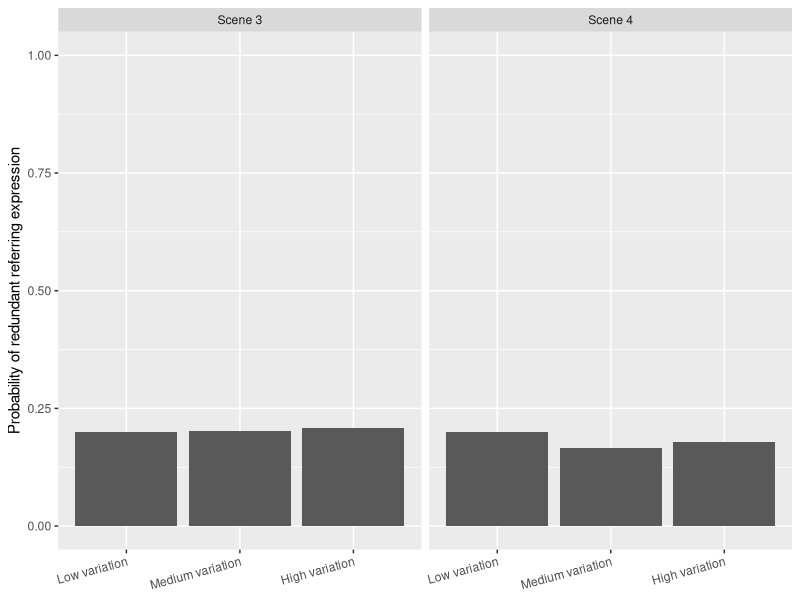
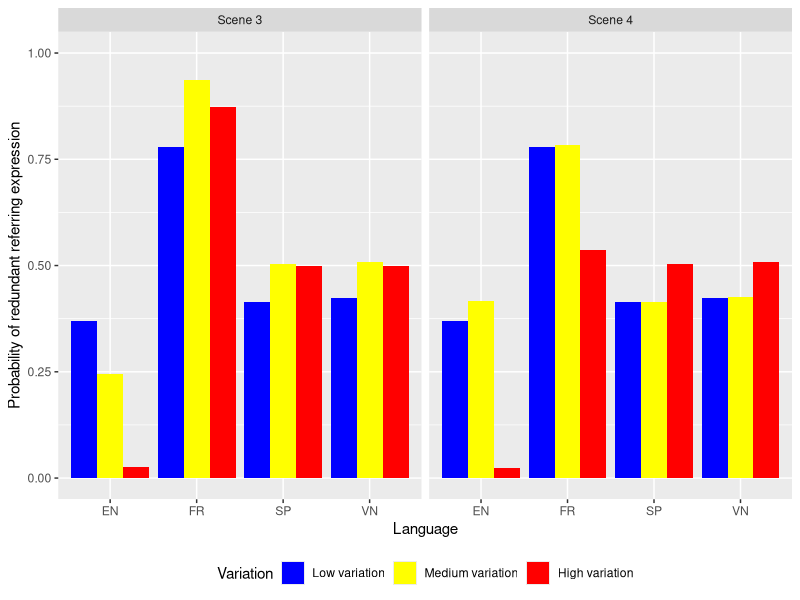
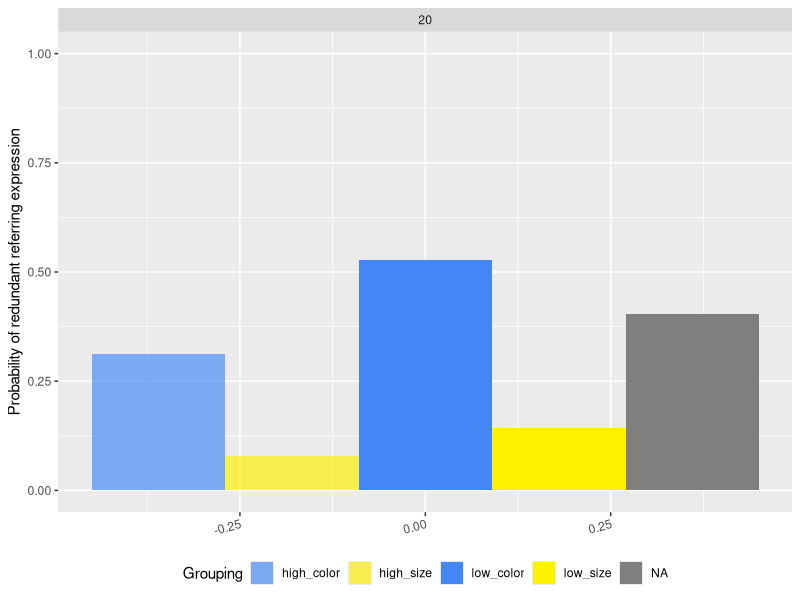
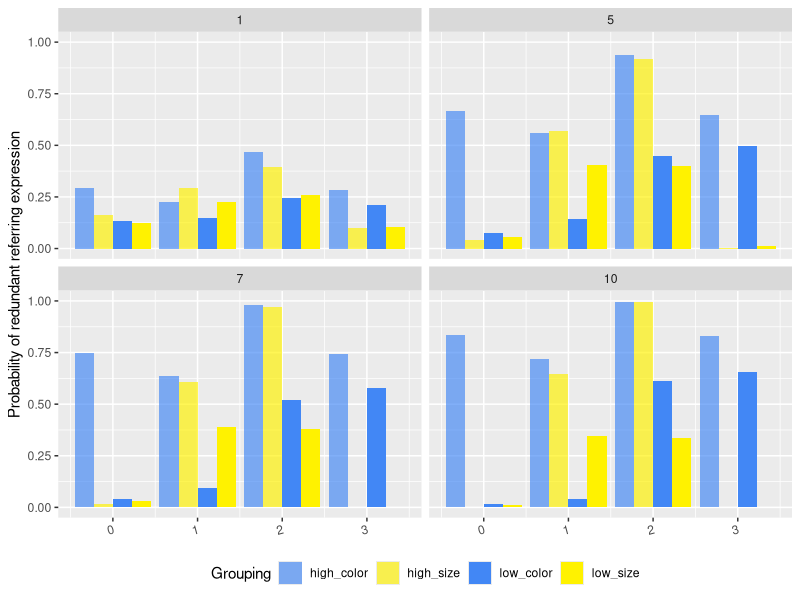
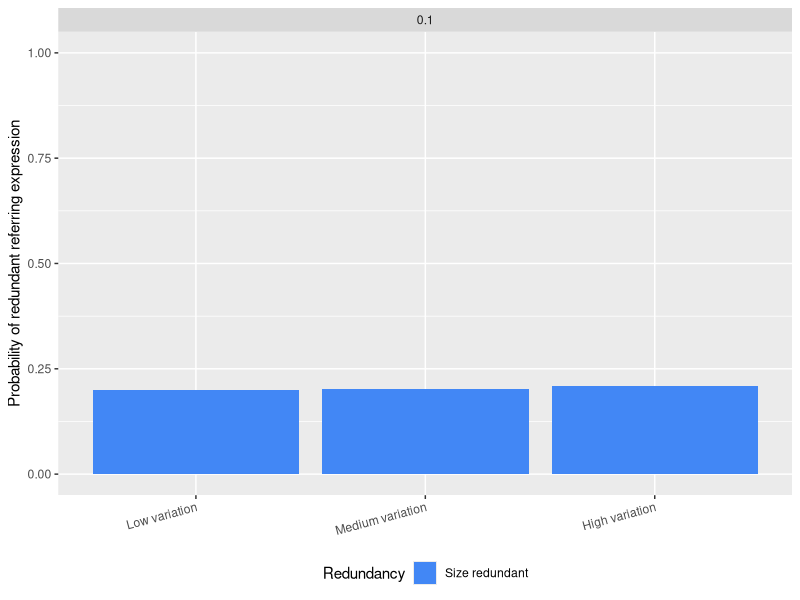
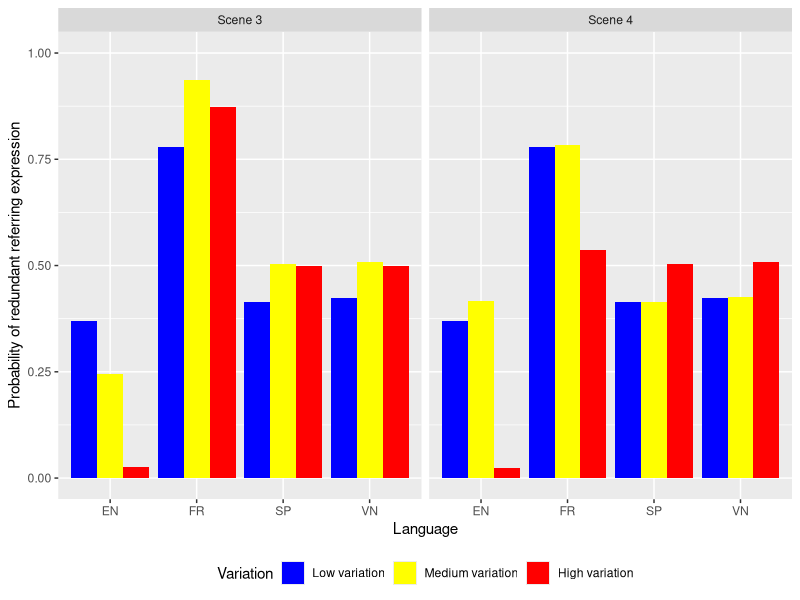
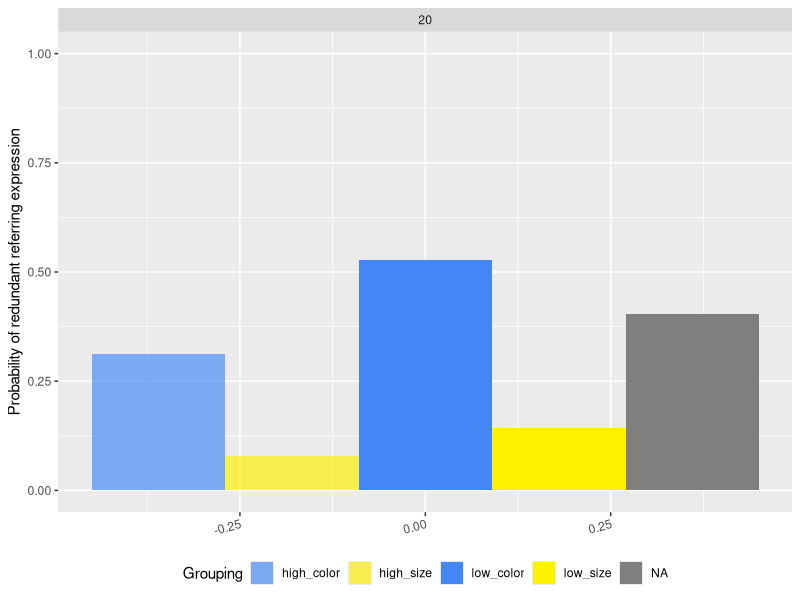
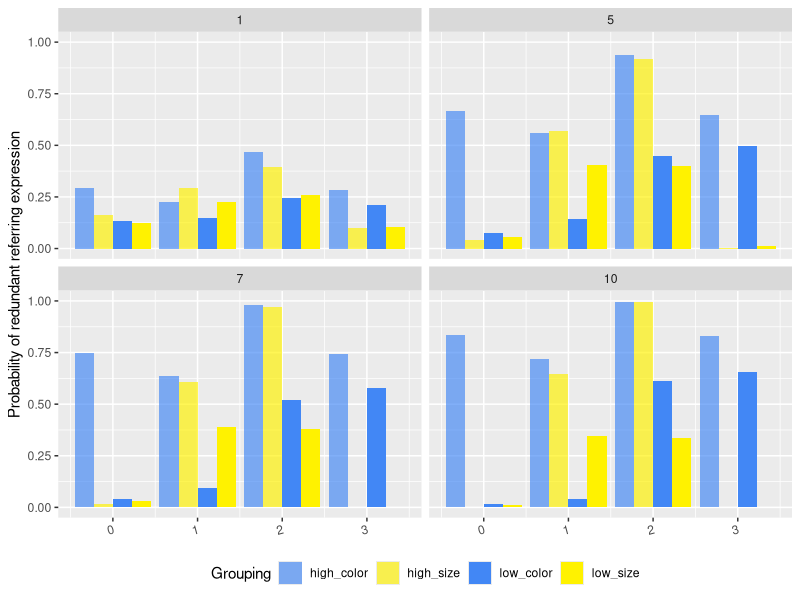

Generate these figures, in order, with R: (Note: this script raises an error after producing the figures.)
# plots the model predictions obtained by Angelique and Manh in summer 2022

library(tidyverse)
library(grid)
library(gridExtra)
library(cowplot)
library(viridis)
library(jsonlite)

setwd(dirname(rstudioapi::getActiveDocumentContext()$path))

d = read_csv("model_output/data.csv",skip_empty_rows=TRUE) %>% 
  drop_na()
summary(d)
view(d)
nrow(d)
d_global = read_csv("model_output/data_global.csv",skip_empty_rows=TRUE) %>% 
  drop_na() %>% filter(global_inc == "global")
d_all_new = read_csv("model_output/data_newer.csv")
d_all_new = d_all_new %>% mutate(LangAbr = case_when (
  Language == "0" ~ "EN",
  Language == "1" ~ "SP",
  Language == "2" ~ "FR",
  Language == "3" ~ "VN",
))

dodge = position_dodge(.9)
# CONTEXT 1A AND 1B
# 3 pins varying in color and size, noun uninformative
# 1A: "color-redundant"
# 1B: "size-redundant"    
d_no_cost = d_global %>%
  filter(adj_cost == 0.0) %>%
  mutate(ContextType = case_when(  
    Name == "exp_color_redundant" ~ "Low variation",
    Name == "exp_size_redundant" ~ "Low variation",
    Name == "exp_size_redundant_high"~ "High variation",
    Name == "exp_color_redundant_high" ~ "High variation",    
    TRUE ~ "other")) %>%
  mutate(Redundancy = case_when(  
    Name == "exp_color_redundant" ~ "Color redundant",
    Name == "exp_size_redundant" ~ "Size redundant",
    Name == "exp_size_redundant_high"~ "Size redundant",
    Name == "exp_color_redundant_high" ~ "Color redundant",    
    TRUE ~ "other")) %>%
  mutate(Grouping = case_when(
    ContextType == "Low variation" & Redundancy == "Color redundant" ~ "low_color",
    ContextType == "High variation" & Redundancy == "Color redundant" ~ "high_color",
    ContextType == "Low variation" & Redundancy == "Size redundant" ~ "low_size",
    ContextType == "High variation" & Redundancy == "Size redundant" ~ "high_size",
  )) %>%
  group_by(Language, global_inc, alpha) %>% 
  ungroup()

d_with_cost = d %>%
  filter(adj_cost == 0.1 & noun_cost == 0.1) %>%
  mutate(ContextType = case_when(  
  Name == "exp_color_redundant" ~ "Low variation",
  Name == "exp_size_redundant" ~ "Low variation",
  Name == "exp_size_redundant_high"~ "High variation",
  Name == "exp_color_redundant_high" ~ "High variation",    
  TRUE ~ "other")) %>%
  mutate(Redundancy = case_when(  
    Name == "exp_color_redundant" ~ "Color redundant",
    Name == "exp_size_redundant" ~ "Size redundant",
    Name == "exp_size_redundant_high"~ "Size redundant",
    Name == "exp_color_redundant_high" ~ "Color redundant",    
    TRUE ~ "other")) %>%
  mutate(Grouping = case_when(
    ContextType == "Low variation" & Redundancy == "Color redundant" ~ "low_color",
    ContextType == "High variation" & Redundancy == "Color redundant" ~ "high_color",
    ContextType == "Low variation" & Redundancy == "Size redundant" ~ "low_size",
    ContextType == "High variation" & Redundancy == "Size redundant" ~ "high_size",
  ))

d_global_5 = d_all_new %>%
  filter(global_inc=="global") %>%
  mutate(ContextType = case_when(  
    grepl("low",Name) ~ "Low variation",
    grepl("medium",Name) ~ "Medium variation",
    grepl("high",Name) ~ "High variation",
    TRUE ~ "other")) %>%
  mutate(Redundancy = case_when(  
    grepl("color",Name) ~ "Color redundant",
    grepl("size",Name) ~ "Size redundant",
    TRUE ~ "other")) %>%
  mutate(Grouping = case_when(
    ContextType == "Low variation" & Redundancy == "Color redundant" ~ "low_color",
    ContextType == "High variation" & Redundancy == "Color redundant" ~ "high_color",
    ContextType == "Low variation" & Redundancy == "Size redundant" ~ "low_size",
    ContextType == "High variation" & Redundancy == "Size redundant" ~ "high_size",
    ContextType == "Medium variation" & Redundancy == "Size redundant" ~ "medium_size",
    ContextType == "Medium variation" & Redundancy == "Color redundant" ~ "medium_color",
  ))

d_global_all = d_all_new %>%
  filter(global_inc=="global") %>%
  mutate(ContextType = case_when(  
    grepl("low",Name) ~ "Low variation",
    grepl("medium",Name) ~ "Medium variation",
    grepl("high",Name) ~ "High variation",
    TRUE ~ "other")) %>%
  mutate(sceneName = case_when(  
    grepl("3",Name) ~ "Scene 3",
    grepl("4",Name) ~ "Scene 4",
    TRUE ~ "other") )
type_order = c("Low variation", "Medium variation", "High variation")

ggplot(d_global_all, aes(x=factor(ContextType,level = type_order),y=output)) +
  geom_bar(stat="identity",position=dodge) +
  scale_fill_manual(values =c("#4287f5AA")) +
  facet_wrap(~sceneName, nrow = 1) +
  ylim(0,1) +
  ylab("Probability of redundant referring expression") +
  theme(axis.text.x = element_text(angle=15,hjust=1,vjust=1),legend.position="bottom",axis.title.x=element_blank())


d_inc_all = d_all_new %>%
  filter(global_inc=="inc") %>%
  mutate(ContextType = case_when(  
   grepl("low",Name) ~ "Low variation",
   grepl("medium",Name) ~ "Medium variation",
   grepl("high",Name) ~ "High variation",
    TRUE ~ "other")) %>%
  mutate(sceneName = case_when(  
    grepl("3",Name) ~ "Scene 3",
    grepl("4",Name) ~ "Scene 4",
    TRUE ~ "other") )
ggplot(d_inc_all, aes(x=LangAbr,y=output, fill = factor(ContextType,level = type_order))) +
  geom_bar(stat="identity",position=dodge) +
  scale_fill_manual(values =c("blue","yellow","red")) +
  facet_wrap(~sceneName, nrow = 1) +
  ylim(0,1) +
  labs(y = "Probability of redundant referring expression", fill = "Variation", x = "Language") +
  theme(legend.position="bottom")

ggsave(file="test_graph_3_4_inc.pdf",width=7,height=5)

ggplot(d_no_cost, aes(x=Language,y=output,fill=Grouping)) +
  geom_bar(stat="identity",position=dodge) +
  scale_fill_manual(values =c("#4287f5AA","#fff200AA","#4287f5","#fff200")) +
  facet_wrap(~alpha, nrow = 2) +
  ylim(0,1) +
  ylab("Probability of redundant referring expression") +
  theme(axis.text.x = element_text(angle=15,hjust=1,vjust=1),legend.position="bottom",axis.title.x=element_blank())
ggsave(file="no_cost.pdf",width=7,height=5)

ggplot(d_with_cost, aes(x=Language,y=output,fill=Grouping)) +
  geom_bar(stat="identity",position=dodge) +
  scale_fill_manual(values =c("#4287f5AA","#fff200AA","#4287f5","#fff200")) +
  facet_wrap(~alpha, nrow = 2) +
  ylim(0,1) +
  ylab("Probability of redundant referring expression") +
  theme(axis.text.x = element_text(angle=15,hjust=1,vjust=1),legend.position="bottom",axis.title.x=element_blank())
ggsave(file="withcost.pdf",width=7,height=5)

type_order = c("Low variation", "Medium variation", "High variation")
ggplot(d_global_5, aes(x=factor(ContextType,level = type_order),y=output,fill=Redundancy)) +
  geom_bar(stat="identity",position=dodge) +
  scale_fill_manual(values =c("#4287f5","#fff200")) +
  facet_wrap(~adj_cost, nrow = 2) +
  ylim(0,1) +
  ylab("Probability of redundant referring expression") +
  theme(axis.text.x = element_text(angle=15,hjust=1,vjust=1),legend.position="bottom",axis.title.x=element_blank())
ggsave(file="withcost.pdf",width=7,height=5)






#Stefan's code below this--->
# just spanish and english
d_noun_uninf = d %>% 
  filter(Context %in% c("1A", "1B") & Language %in% c("Spanish","English")) %>% 
  mutate(ContextType = case_when(  
    Context == "1A" ~ "Redundant color adjective",
    Context == "1B" ~ "Redundant size adjective",    
    TRUE ~ "other")) %>% 
  mutate(UtteranceType = case_when(
    Language == "English" & Utterance == "small blue pin" ~ "redundant",
    Language == "Vietnamese" & Utterance == "pin blue and small" ~ "redundant",
    Language == "Vietnamese" & Utterance == "pin small and blue" ~ "redundant",
    Language == "French" & Utterance == "small pin blue" ~ "redundant",    
    Language == "Spanish" & Utterance == "pin blue small" ~ "redundant",
    TRUE ~ "other"
  )) %>% 
  filter(UtteranceType == "redundant") %>% 
  group_by(Language, ContextType,Semantics, Utility) %>% 
  summarize(RedundantProbability = sum(Probability)) %>% 
  ungroup() %>% 
  mutate(Semantics = fct_relevel(Semantics, "Discrete"))

dodge = position_dodge(.9)

ggplot(d_noun_uninf, aes(x=Language,y=RedundantProbability,fill=ContextType)) +
  geom_bar(stat="identity",position=dodge) +
  scale_fill_manual(values=c("#4287f5","#fff200")) +
  facet_grid(Utility~Semantics) +
  ylim(0,1) +
  ylab("Probability of redundant referring expression") +
  theme(legend.position="bottom",axis.title.x=element_blank(),legend.title=element_blank(),legend.box.margin=margin(-10,-10,-10,-10))
ggsave(file="../graphs/noun-uninformative-sp-en.pdf",width=4,height=4)
ggsave(file=".pdf",width=4,height=3.8)


# CONTEXT 2A AND 2B
# 3 pins plus extra object varying in color and size, noun necessary
# 1A: "color-redundant"
# 1B: "size-redundant"   
check_sums = d %>% 
  filter(Context %in% c("2A", "2B")) %>% 
  group_by(Language, Context,Semantics, Utility) %>% 
  summarize(Sum = sum(Probability))

# print out the cases where probabilities don't add to 1 (indicates manual error in data entry)
check_sums %>% 
  filter(Sum < .99)

d_noun_nec = d %>% 
  filter(Context %in% c("2A", "2B")) %>% 
  mutate(ContextType = case_when(  
    Context == "2A" ~ "Redundant color adjective",
    Context == "2B" ~ "Redundant size adjective",    
    TRUE ~ "other")) %>% 
  mutate(UtteranceType = case_when(
    Language == "English" & Utterance == "small blue pin" ~ "redundant",
    Language == "Vietnamese" & Utterance == "pin blue and small" ~ "redundant",
    Language == "Vietnamese" & Utterance == "pin small and blue" ~ "redundant",
    Language == "French" & Utterance == "small pin blue" ~ "redundant",    
    Language == "Spanish" & Utterance == "pin blue small" ~ "redundant",
    TRUE ~ "other"
  )) %>% 
  filter(UtteranceType == "redundant") %>% 
  group_by(Language, ContextType,Semantics, Utility) %>% 
  summarize(RedundantProbability = sum(Probability)) %>% 
  ungroup() %>% 
  mutate(Semantics = fct_relevel(Semantics, "Discrete"))

dodge = position_dodge(.9)

ggplot(d_noun_nec, aes(x=Language,y=RedundantProbability,fill=ContextType)) +
  geom_bar(stat="identity",position=dodge) +
  scale_fill_manual(values=c("#4287f5","#fff200"),name="") +
  ylim(0,1) +
  ylab("Probability of redundant referring expression") +
  facet_grid(Utility~Semantics) +
  theme(axis.text.x = element_text(angle=15,hjust=1,vjust=1),legend.position="bottom",axis.title.x=element_blank())
ggsave(file="../graphs/noun-necessary.pdf",width=5.5,height=4)


ggplot(d_noun_nec %>% filter(Semantics == "Continuous"), aes(x=Language,y=RedundantProbability,fill=ContextType)) +
  geom_bar(stat="identity",position=dodge) +
  scale_fill_manual(values=c("#4287f5","#fff200"),name="") +
  ylim(0,1) +
  ylab("Probability of redundant referring expression") +
  facet_wrap(~Utility,nrow=2) +
  theme(legend.position="bottom",axis.title.x=element_blank())
ggsave(file="../graphs/noun-necessary-cont.pdf",width=3.5,height=4)


# CONTEXT 3A & 3B
# 1 blue pin plus 3 other objects of varying colors, noun-informative, color-redundant (Rubio-Fernandez style)
# 1 small pin plus 3 other objects of different size, noun-informative, size-redundant (Rubio-Fernandez style)

# hacky stuff you did when utterance space wasn't yet pruned
# d_noun_inf_color_red = d %>% 
#   filter(Context %in% c("3A")) %>% 
#   filter(!Utterance %in% c("small pin","pin small","small blue pin","small pin blue","pin blue small","pin blue and small","pin small and blue")) %>% 
#   mutate(UtteranceType = case_when(
#     Language == "English" & Utterance == "blue pin" ~ "redundant",
#     Language == "Vietnamese" & Utterance == "pin blue" ~ "redundant",
#     Language == "French" & Utterance == "pin blue" ~ "redundant",
#     Language == "Spanish" & Utterance == "pin blue" ~ "redundant",
#     TRUE ~ "minimal"
#   )) 
#   
# d_noun_inf_size_red = d %>% 
#   filter(Context %in% c("3B")) %>% 
#   filter(!Utterance %in% c("blue pin","pin blue","small blue pin","small pin blue","pin blue small","pin blue and small","pin small and blue")) %>%  
#   mutate(UtteranceType = case_when(
#     Language == "English" & Utterance == "small pin" ~ "redundant",
#     Language == "Vietnamese" & Utterance == "pin small" ~ "redundant",
#     Language == "French" & Utterance == "small pin" ~ "redundant",    
#     Language == "Spanish" & Utterance == "pin small" ~ "redundant",
#     TRUE ~ "minimal"
#   )) 
# 
# d_noun_inf = bind_rows(d_noun_inf_color_red,d_noun_inf_size_red) %>% 
#   mutate(ContextType = case_when(  
#   Context == "3A" ~ "Redundant color adjective",
#   Context == "3B" ~ "Redundant size adjective",    
#   TRUE ~ "other"))
# 
# sums = d_noun_inf %>% 
#   group_by(Language,ContextType,Semantics,Utility) %>% 
#   summarize(Sum=sum(Probability))
# 
# d_noun_inf = d_noun_inf %>% 
#   left_join(sums, by=c("Language","ContextType","Semantics","Utility")) %>% 
#   mutate(Probability = Probability / Sum) %>%   
#   filter(UtteranceType == "redundant") %>% 
#   group_by(Language, ContextType,Semantics, Utility) %>% 
#   summarize(RedundantProbability = sum(Probability)) %>% 
#   ungroup() %>% 
#   mutate(Semantics = fct_relevel(Semantics, "Discrete")) %>% 
#   complete(Language,ContextType,Semantics,Utility) %>% 
#   mutate(RedundantProbability = replace_na(RedundantProbability,0))

check_sums = d %>% 
  filter(Context %in% c("3A", "3B")) %>% 
  group_by(Language, Context,Semantics, Utility) %>% 
  summarize(Sum = sum(Probability))

# print out the cases where probabilities don't add to 1 (indicates manual error in data entry)
check_sums %>% 
  filter(Sum < .99)

d_noun_inf = d %>% 
  filter(Context %in% c("3A", "3B")) %>% 
  mutate(ContextType = case_when(  
    Context == "3A" ~ "Redundant color adjective",
    Context == "3B" ~ "Redundant size adjective",    
    TRUE ~ "other")) %>% 
  mutate(UtteranceType = case_when(
    Language == "English" & Utterance %in% c("blue pin","small pin") ~ "redundant",
    Language == "Vietnamese" & Utterance %in% c("pin blue","pin small") ~ "redundant",
    Language == "French" & Utterance %in% c("pin blue","small pin") ~ "redundant",    
    Language == "Spanish" & Utterance %in% c("pin blue","pin small") ~ "redundant",
    TRUE ~ "other"
  )) %>% 
  filter(UtteranceType == "redundant") %>% 
  mutate(RedundantProbability = Probability) %>% 
  mutate(Semantics = fct_relevel(Semantics, "Discrete"))

dodge = position_dodge(.9)

# weird results, mostly 50-50??
ggplot(d_noun_inf, aes(x=Language,y=RedundantProbability,fill=ContextType)) +
  geom_bar(stat="identity",position=dodge) +
  scale_fill_manual(values=c("#4287f5","#fff200"),name="") +
  ylim(0,1) +
  ylab("Probability of redundant referring expression") +
  facet_grid(Utility~Semantics) +
  theme(axis.text.x = element_text(angle=15,hjust=1,vjust=1),legend.position="bottom",axis.title.x=element_blank())
ggsave(file="../graphs/noun-informative-prunedspace.pdf",width=7,height=5)


# CONTEXT 4
# 3 pins plus 1 other object. target pin requires either color OR size to be mentioned in addition to type. color AND size jointly are redundant. noun-necessary, joint-properties-redundant 

check_sums = d %>% 
  filter(Context %in% c("4")) %>% 
  group_by(Language, Context,Semantics, Utility) %>% 
  summarize(Sum = sum(Probability))

# print out the cases where probabilities don't add to 1 (indicates manual error in data entry)
check_sums %>% 
  filter(Sum < .99)

d_noun_nec_joint_redundant = d %>% 
  filter(Context %in% c("4")) %>% 
  mutate(ContextType = case_when(  
    Context == "4" ~ "Redundant joint color and size adjectives",
    TRUE ~ "other")) %>% 
  mutate(UtteranceType = case_when(
    Language == "English" & Utterance == "small blue pin" ~ "redundant",
    Language == "Vietnamese" & Utterance == "pin blue and small" ~ "redundant",
    Language == "Vietnamese" & Utterance == "pin small and blue" ~ "redundant",
    Language == "French" & Utterance == "small pin blue" ~ "redundant",    
    Language == "Spanish" & Utterance == "pin blue small" ~ "redundant",
    TRUE ~ "other"
  )) %>% 
  filter(UtteranceType == "redundant") %>% 
  group_by(Language, ContextType,Semantics, Utility) %>% 
  summarize(RedundantProbability = sum(Probability)) %>% 
  ungroup() %>% 
  mutate(Semantics = fct_relevel(Semantics, "Discrete"))

dodge = position_dodge(.9)

ggplot(d_noun_nec_joint_redundant, aes(x=Language,y=RedundantProbability,fill=ContextType)) +
  geom_bar(stat="identity",position=dodge) +
  scale_fill_manual(values=c("#55C667FF"),name="") +
  ylim(0,1) +
  ylab("Probability of redundant referring expression") +
  facet_grid(Utility~Semantics) +
  theme(axis.text.x = element_text(angle=15,hjust=1,vjust=1),legend.position="bottom",axis.title.x=element_blank())
ggsave(file="../graphs/noun-necessary-join-redundant.pdf",width=5,height=5)


# CONTEXT 5A and 5B (like 1A AND 1B, but with 3 extra big red pins, ie increased scene variation)
# 6 pins varying in color and size, noun uninformative
# 5A: "color-redundant"
# 5B: "size-redundant"    
check_sums = d %>% 
  filter(Context %in% c("1A", "1B","5A","5B")) %>% 
  group_by(Language, Context,Semantics, Utility) %>% 
  summarize(Sum = sum(Probability))

# print out the cases where probabilities don't add to 1 (indicates manual error in data entry)
check_sums %>% 
  filter(Sum < .99)

d_noun_uninf_scenevar = d %>% 
  filter(Context %in% c("1A", "1B","5A","5B")) %>% 
  mutate(ContextType = case_when(  
    Context == "1A" ~ "color",
    Context == "1B" ~ "size",    
    Context == "5A" ~ "color",
    Context == "5B" ~ "size",        
    TRUE ~ "other")) %>% 
  mutate(SceneVariation = case_when(
    Context %in% c("1A","1B") ~ "low",
    Context %in% c("5A","5B") ~ "high",    
    TRUE ~ "other"
  )) %>% 
  mutate(UtteranceType = case_when(
    Language == "English" & Utterance == "small blue pin" ~ "redundant",
    Language == "Vietnamese" & Utterance == "pin blue and small" ~ "redundant",
    Language == "Vietnamese" & Utterance == "pin small and blue" ~ "redundant",
    Language == "French" & Utterance == "small pin blue" ~ "redundant",    
    Language == "Spanish" & Utterance == "pin blue small" ~ "redundant",
    Language == "English" & Context %in% c("1A","5A") & Utterance == "blue pin" ~ "redundant", # include underinformative one-feature mentions
    Language == "English" & Context %in% c("1B","5B") & Utterance == "small pin" ~ "redundant", # include underinformative one-feature mentions    
    Language == "Vietnamese" & Context %in% c("1A","5A") & Utterance == "pin blue" ~ "redundant",
    Language == "Vietnamese" & Context %in% c("1B","5B") & Utterance == "pin small" ~ "redundant",    
    Language == "French" & Context %in% c("1A","5A") & Utterance == "pin blue" ~ "redundant",    
    Language == "French" & Context %in% c("1B","5B") & Utterance == "small pin" ~ "redundant",        
    Language == "Spanish" & Context %in% c("1A","5A") & Utterance == "pin blue" ~ "redundant",
    Language == "Spanish" & Context %in% c("1B","5B") & Utterance == "pin small" ~ "redundant",    
    TRUE ~ "other"
  )) %>% 
  filter(UtteranceType == "redundant") %>% 
  group_by(Language, ContextType,Semantics, Utility,SceneVariation) %>% 
  summarize(RedundantProbability = sum(Probability)) %>% 
  ungroup() %>% 
  mutate(Semantics = fct_relevel(Semantics, "Discrete"))

dodge = position_dodge(.9)

ggplot(d_noun_uninf_scenevar, aes(x=Language,y=RedundantProbability,fill=ContextType,alpha=SceneVariation)) +
  geom_bar(stat="identity",position=dodge) +
  scale_fill_manual(values=c("#4287f5","#fff200"),name="") +
  scale_alpha_discrete(range=c(.3,1)) +
  facet_grid(Utility~Semantics) +
  ylim(0,1) +
  ylab("Probability of redundant referring expression") +
  theme(axis.text.x = element_text(angle=15,hjust=1,vjust=1),legend.position="bottom",axis.title.x=element_blank())
ggsave(file="../graphs/noun-uninformative-scenevar.pdf",width=8,height=4.5)

# generate only the continuous-semantics version of this plot
d_cont = d_noun_uninf_scenevar %>% 
  filter(Semantics == "Continuous") %>% 
  droplevels()

ggplot(d_cont, aes(x=Language,y=RedundantProbability,fill=ContextType,alpha=SceneVariation)) +
  geom_bar(stat="identity",position=dodge) +
  scale_fill_manual(values=c("#4287f5","#fff200"),name="Redundant property") +
  scale_alpha_discrete(range=c(.3,1),name="Scene variation") +
  facet_wrap(~Utility,nrow=2) +
  ylim(0,1) +
  ylab("Probability of redundant referring expression") +
  theme(legend.position="bottom",axis.title.x=element_blank(),legend.text=element_text(size=10),legend.key.size = unit(.5, "cm")) +
  guides(fill = guide_legend(title.position = "top", title.hjust = 0.5),alpha = guide_legend(title.position = "top", title.hjust = 0.5))
#ggsave(file="../../_project_description/images/noun-uninformative-scenevar-cont.pdf",width=4,height=4)
